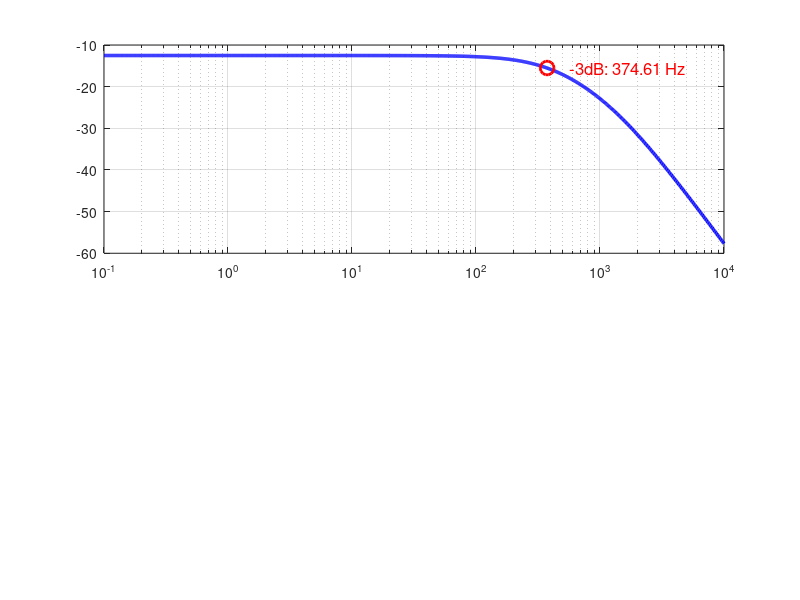

This figure's MATLAB source: (Note: this script raises an error after producing the figure.)
% analyze_plant_frequency.m
% 分析 Plant 的頻率響應特性
%
% 功能：
%   1. 繪製 Plant 的 Bode 圖
%   2. 計算關鍵頻域參數（截止頻率、相位裕度等）
%   3. 為 PI 控制器設計提供依據
%
% 使用方法：
%   analyze_plant_frequency()         % 使用預設通道 (1,1)
%   analyze_plant_frequency(ch_out, ch_in)  % 指定通道
%
% Author: Claude Code
% Date: 2025-10-09

function plant_info = analyze_plant_frequency(ch_out, ch_in)
    %% 參數設定
    if nargin < 1
        ch_out = 1;  % 預設輸出通道
    end
    if nargin < 2
        ch_in = 1;   % 預設輸入通道
    end

    fprintf('╔════════════════════════════════════════════════════════════╗\n');
    fprintf('║         Plant Frequency Response Analysis                  ║\n');
    fprintf('╚════════════════════════════════════════════════════════════╝\n');
    fprintf('\nAnalyzing Channel: Output=%d, Input=%d\n\n', ch_out, ch_in);

    %% 載入系統模型參數
    fprintf('▶ Step 1: Loading Plant Model Parameters\n');
    fprintf('───────────────────────────────────────────────────────────\n');

    % 檢查是否有 36 通道擬合結果
    if exist('one_curve_36_results.mat', 'file')
        load('one_curve_36_results.mat', 'one_curve_results');
        a1 = one_curve_results.a1_matrix(ch_out, ch_in);
        a2 = one_curve_results.a2_matrix(ch_out, ch_in);
        b  = one_curve_results.b_matrix(ch_out, ch_in);
        fprintf('  ✓ Loaded from one_curve_36_results.mat\n');
    else
        % 如果沒有，執行 Model_6_6_Continuous_Weighted.m
        fprintf('  ! one_curve_36_results.mat not found\n');
        fprintf('  ⚙ Running Model_6_6_Continuous_Weighted.m to generate data...\n');

        % 暫存當前變數
        current_vars = who;

        % 執行主腳本（需要修改為生成單通道結果）
        run('Model_6_6_Continuous_Weighted.m');

        % 從結果中提取參數
        if exist('one_curve_results', 'var')
            a1 = one_curve_results.a1_matrix(ch_out, ch_in);
            a2 = one_curve_results.a2_matrix(ch_out, ch_in);
            b  = one_curve_results.b_matrix(ch_out, ch_in);
        else
            error('Failed to load plant parameters. Please run Model_6_6_Continuous_Weighted.m first.');
        end
    end

    % 建立 Plant 傳遞函數
    G = tf(b, [1, a1, a2]);

    fprintf('\nPlant Transfer Function G(s):\n');
    fprintf('  G(s) = %.6e / (s² + %.6e·s + %.6e)\n', b, a1, a2);

    %% 計算系統特性參數
    fprintf('\n▶ Step 2: Computing System Characteristics\n');
    fprintf('───────────────────────────────────────────────────────────\n');

    % 自然頻率和阻尼比
    wn = sqrt(a2);                  % 自然頻率 [rad/s]
    zeta = a1 / (2 * wn);          % 阻尼比

    % DC 增益
    dc_gain = b / a2;
    dc_gain_dB = 20*log10(abs(dc_gain));

    % 極點
    poles = roots([1, a1, a2]);

    fprintf('System Parameters:\n');
    fprintf('  Natural frequency (ωn):    %.4f rad/s  (%.4f Hz)\n', wn, wn/(2*pi));
    fprintf('  Damping ratio (ζ):         %.4f\n', zeta);
    fprintf('  DC gain:                   %.4e  (%.2f dB)\n', dc_gain, dc_gain_dB);
    fprintf('  Poles:                     %.4f ± %.4fj\n', real(poles(1)), abs(imag(poles(1))));

    % 判斷系統類型
    if zeta < 1
        fprintf('  System type:               Underdamped (振盪系統)\n');
    elseif zeta == 1
        fprintf('  System type:               Critically damped (臨界阻尼)\n');
    else
        fprintf('  System type:               Overdamped (過阻尼)\n');
    end

    %% Bode 圖分析
    fprintf('\n▶ Step 3: Frequency Response Analysis (Bode Plot)\n');
    fprintf('───────────────────────────────────────────────────────────\n');

    % 頻率範圍（從 0.1 Hz 到 10 kHz）
    freq_range = logspace(-1, 4, 1000);  % Hz
    w_range = 2*pi*freq_range;           % rad/s

    % 計算頻率響應
    [mag, phase, wout] = bode(G, w_range);
    mag = squeeze(mag);
    phase = squeeze(phase);
    mag_dB = 20*log10(mag);

    % 找到關鍵頻率點
    % 1. -3dB 頻寬（截止頻率的定義之一）
    idx_3dB = find(mag_dB <= (dc_gain_dB - 3), 1, 'first');
    if ~isempty(idx_3dB)
        w_3dB = wout(idx_3dB);
        f_3dB = w_3dB / (2*pi);
        fprintf('  -3dB Bandwidth:            %.4f rad/s  (%.4f Hz)\n', w_3dB, f_3dB);
    else
        w_3dB = NaN;
        fprintf('  -3dB Bandwidth:            Not found in range\n');
    end

    % 2. 0 dB 截止頻率（如果 DC gain > 0 dB）
    if dc_gain_dB > 0
        idx_0dB = find(mag_dB <= 0, 1, 'first');
        if ~isempty(idx_0dB)
            w_0dB = wout(idx_0dB);
            f_0dB = w_0dB / (2*pi);
            phase_at_0dB = phase(idx_0dB);
            fprintf('  0 dB Crossover:            %.4f rad/s  (%.4f Hz)\n', w_0dB, f_0dB);
            fprintf('  Phase at 0 dB:             %.2f deg\n', phase_at_0dB);
        else
            fprintf('  0 dB Crossover:            Not found (DC gain too low)\n');
        end
    else
        fprintf('  0 dB Crossover:            N/A (DC gain < 0 dB)\n');
    end

    % 3. -180° 相位穿越頻率
    idx_180 = find(phase <= -180, 1, 'first');
    if ~isempty(idx_180)
        w_180 = wout(idx_180);
        f_180 = w_180 / (2*pi);
        mag_at_180 = mag_dB(idx_180);
        fprintf('  -180° Phase crossover:     %.4f rad/s  (%.4f Hz)\n', w_180, f_180);
        fprintf('  Gain at -180°:             %.2f dB\n', mag_at_180);
    else
        fprintf('  -180° Phase crossover:     Not found in range\n');
    end

    %% 繪製 Bode 圖
    fprintf('\n▶ Step 4: Plotting Bode Diagram\n');
    fprintf('───────────────────────────────────────────────────────────\n');

    figure('Name', sprintf('Plant Bode Plot - Ch(%d,%d)', ch_out, ch_in), ...
           'Position', [100, 100, 1000, 800]);

    % 幅度圖
    subplot(2, 1, 1);
    semilogx(freq_range, mag_dB, 'b-', 'LineWidth', 2.5);
    hold on;
    grid on;

    % 標記關鍵點
    if ~isnan(w_3dB)
        semilogx(f_3dB, dc_gain_dB - 3, 'ro', 'MarkerSize', 10, 'LineWidth', 2);
        text(f_3dB*1.3, dc_gain_dB - 3, sprintf('  -3dB: %.2f Hz', f_3dB), ...
             'FontSize', 12, 'Color', 'r');
    end

    % 0 dB 線
    yline(0, 'k--', 'LineWidth', 1.5);

    xlabel('Frequency (Hz)', 'FontSize', 14, 'FontWeight', 'bold');
    ylabel('Magnitude (dB)', 'FontSize', 14, 'FontWeight', 'bold');
    title(sprintf('Plant G(s) - Channel (%d,%d) - Magnitude', ch_out, ch_in), ...
          'FontSize', 16, 'FontWeight', 'bold');
    set(gca, 'FontSize', 12);

    % 相位圖
    subplot(2, 1, 2);
    semilogx(freq_range, phase, 'b-', 'LineWidth', 2.5);
    hold on;
    grid on;

    % -180° 線
    yline(-180, 'k--', 'LineWidth', 1.5);

    % 標記關鍵點
    if ~isempty(idx_180)
        semilogx(f_180, -180, 'ro', 'MarkerSize', 10, 'LineWidth', 2);
        text(f_180*1.3, -180, sprintf('  -180°: %.2f Hz', f_180), ...
             'FontSize', 12, 'Color', 'r');
    end

    xlabel('Frequency (Hz)', 'FontSize', 14, 'FontWeight', 'bold');
    ylabel('Phase (deg)', 'FontSize', 14, 'FontWeight', 'bold');
    title('Phase Response', 'FontSize', 16, 'FontWeight', 'bold');
    set(gca, 'FontSize', 12);
    ylim([-200, 0]);

    %% 控制器設計建議
    fprintf('\n▶ Step 5: Controller Design Recommendations\n');
    fprintf('───────────────────────────────────────────────────────────\n');

    fprintf('\nBased on plant characteristics:\n\n');

    % 建議的截止頻率範圍
    wc_min = wn / 5;      % 保守：自然頻率的 1/5
    wc_max = wn * 2;      % 激進：自然頻率的 2 倍
    wc_nominal = wn;      % 標稱值：等於自然頻率

    fprintf('1. Crossover Frequency (ωc) Selection:\n');
    fprintf('   Conservative: ωc = %.2f rad/s  (%.2f Hz)\n', wc_min, wc_min/(2*pi));
    fprintf('   Nominal:      ωc = %.2f rad/s  (%.2f Hz)  ← Recommended\n', wc_nominal, wc_nominal/(2*pi));
    fprintf('   Aggressive:   ωc = %.2f rad/s  (%.2f Hz)\n', wc_max, wc_max/(2*pi));

    fprintf('\n2. Phase Margin (PM) Target:\n');
    fprintf('   PM = 45° → Overshoot ~20%%\n');
    fprintf('   PM = 60° → Overshoot ~10%%  ← Recommended\n');
    fprintf('   PM = 70° → Overshoot ~5%%\n');

    fprintf('\n3. Design Guidelines:\n');
    fprintf('   • 選擇 ωc 使得閉環響應比開環快 2~5 倍\n');
    fprintf('   • PI 控制器在 ωc 處提供足夠的相位補償\n');
    fprintf('   • 檢查增益裕度 GM > 6 dB\n');

    %% 儲存結果
    plant_info.transfer_function = G;
    plant_info.params.a1 = a1;
    plant_info.params.a2 = a2;
    plant_info.params.b = b;
    plant_info.params.wn = wn;
    plant_info.params.zeta = zeta;
    plant_info.params.dc_gain = dc_gain;
    plant_info.params.poles = poles;

    plant_info.frequency.w_3dB = w_3dB;
    plant_info.frequency.w_nominal = wc_nominal;
    plant_info.frequency.w_min = wc_min;
    plant_info.frequency.w_max = wc_max;

    plant_info.bode.freq = freq_range;
    plant_info.bode.mag_dB = mag_dB;
    plant_info.bode.phase = phase;

    fprintf('\n✓ Analysis complete! Plant info stored in output structure.\n');
    fprintf('\nNext Step: Use design_PI_frequency.m to design controller\n');
    fprintf('───────────────────────────────────────────────────────────\n');
end
